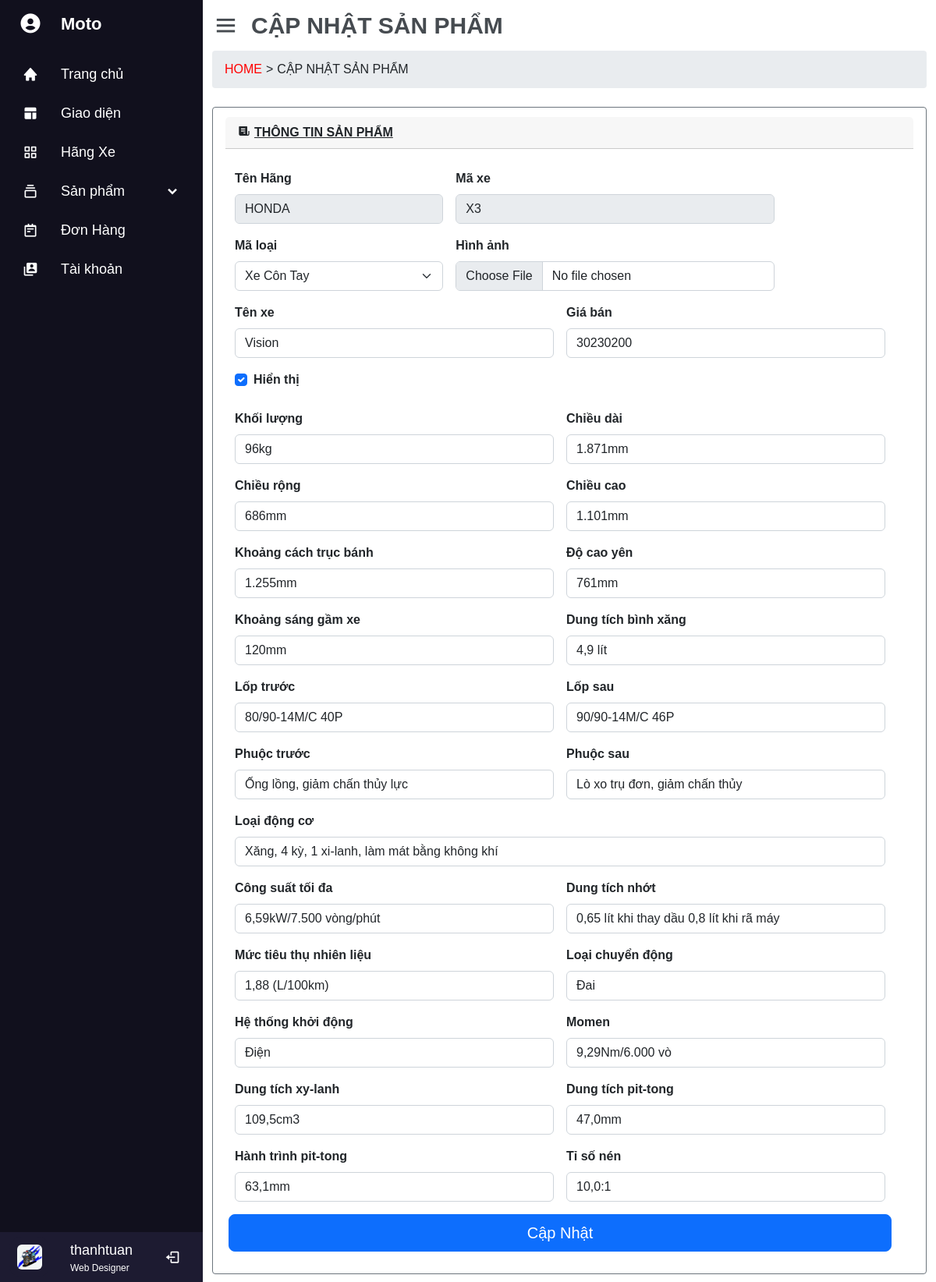
The page /admin/update_sp.php?MaXe=X3&TenHang=HONDA (signed in) on the database its author committed.
### tables this page shows
CREATE TABLE `chitietxe` (
  `MaXe` char(5) DEFAULT NULL,
  `KhoiLuong` varchar(50) DEFAULT NULL,
  `ChieuDai` varchar(10) DEFAULT NULL,
  `ChieuRong` varchar(10) DEFAULT NULL,
  `ChieuCao` varchar(10) DEFAULT NULL,
  `KhoangCachTrucBanh` varchar(10) DEFAULT NULL,
  `DoCaoYen` varchar(10) DEFAULT NULL,
  `KhoangSangGamXe` varchar(10) DEFAULT NULL,
  `DungTichBinhXang` varchar(10) DEFAULT NULL,
  `LopTruoc` varchar(30) DEFAULT NULL,
  `LopSau` varchar(30) DEFAULT NULL,
  `PhuocTruoc` varchar(30) DEFAULT NULL,
  `PhuocSau` varchar(30) DEFAULT NULL,
  `LoaiDongCo` varchar(100) DEFAULT NULL,
  `CongSuatToiDa` varchar(40) DEFAULT NULL,
  `DungTichNhot` varchar(50) DEFAULT NULL,
  `TieuThu` varchar(20) DEFAULT NULL,
  `LoaiChuyenDong` varchar(20) DEFAULT NULL,
  `HeThongKhoiDong` varchar(20) DEFAULT NULL,
  `Momen` varchar(15) DEFAULT NULL,
  `DungTichXyLanh` varchar(10) DEFAULT NULL,
  `DungTichPitTong` varchar(10) DEFAULT NULL,
  `HanhTrinhPitTong` varchar(10) DEFAULT NULL,
  `TiSoNen` varchar(10) DEFAULT NULL
);

CREATE TABLE `xe` (
  `MaXe` char(5) NOT NULL,
  `TenXe` varchar(25) DEFAULT NULL,
  `Gia` float DEFAULT NULL,
  `Hinh` longtext DEFAULT NULL,
  `TenHang` varchar(15) DEFAULT NULL,
  `MaLoai` char(3) DEFAULT NULL,
  `HienThi` tinyint(1) NOT NULL
);

### include/connect.php (called while the page is built, shortened)
<?php
function executeResult($SQL)
{
$CON = mysqli_connect(SERVER, USER, PASS, DB);
    mysqli_set_charset($CON, 'UTF8');
    $RESULT = mysqli_query($CON, $SQL);
    $DATA = [];
    while ($ROW = mysqli_fetch_array($RESULT, 1)) {
        $DATA[] = $ROW;
    }
    return $DATA;
}

### admin/update_sp.php (the view, shortened to what this page needs)
<?php
include('../include/connect.php');
?>
<!DOCTYPE html>
<html lang="en">
<head>
    <link href="https://cdn.jsdelivr.net/npm/bootstrap@5.2.0-beta1/dist/css/bootstrap.min.css" rel="stylesheet">
    <link href='https://unpkg.com/boxicons@2.1.2/css/boxicons.min.css' rel='stylesheet'>
    <?php
    require_once('./style.php');
    ?>
</head>
<body>
    <?php
    require_once('./sidebar.php');
    ?>
    <section class="layout-content" style="overflow: auto;">
        <div class="content">
            <div class="header">
                <i class='bx bx-menu'></i>
                <div class="title-content">CẬP NHẬT SẢN PHẨM</div>
            </div>
            <div class="menu-content">
                <a class="parent" href="admin.php">HOME</a>
                <span class="img">></span>
                <span>CẬP NHẬT SẢN PHẨM</span>
            </div>
            <div class="card">
                <div class="card-header">
                    <div class="img">
                    <i class='bx bxs-receipt'></i>
                    </div>
                    <div class="dulieu">
                        <span>THÔNG TIN SẢN PHẨM</span>
                    </div>
                </div>
                <div class="card-body">
                <?php
                $TenHang = $_GET['TenHang'];
                $MaXe = $_GET['MaXe'];
                $SQL = 'SELECT xe.MaXe, KhoiLuong, ChieuDai, ChieuRong, ChieuCao, KhoangCachTrucBanh,
                            DoCaoYen, KhoangSangGamXe, DungTichBinhXang, LopTruoc, LopSau, PhuocTruoc,
                            PhuocSau, LoaiDongCo, CongSuatToiDa, DungTichNhot, TieuThu, LoaiChuyenDong,
                            HeThongKhoiDong, Momen, DungTichXyLanh, DungTichPitTong, HanhTrinhPitTong,
                            TiSoNen, xe.Hinh, xe.TenXe, xe.Gia, xe.TenHang, xe.HienThi
                                    FROM chitietxe
                                    INNER JOIN xe
                                    ON chitietxe.MaXe = xe.MaXe
                                    WHERE xe.TenHang = "' . $TenHang . '" AND chitietxe.MaXe = "' . $MaXe . '"';
                $categoryList = executeResult($SQL);
                foreach ($categoryList as $item) {
                    echo '<form class="row g-3" method="post" enctype="multipart/form-data">
                    <div class="col-md-4">
                        <label class="form-label">Tên Hãng</label>
                        <input type="text" disabled class="form-control" id="TenHang" name="TenHang" value="'.$TenHang.'">
                    </div>
                    <div class="col-md-6">
                        <label class="form-label">Mã xe</label>
                        <input type="text" disabled class="form-control" id="MaXe" name="MaXe" value="'.$MaXe.'">
                    </div>
                    <div class="col-md-4">
                        <label class="form-label">Mã loại</label>
                        <select id="MaLoai" name="MaLoai" class="form-select">';
                            $MaLoai = $_GET['MaLoai'];
                            $SQL_loaixe = 'SELECT * FROM loaixe ';
                            $CategoryList = executeResult($SQL_loaixe);
                            foreach ($CategoryList as $i) {
                                if($i['MaLoai'] == $MaLoai){
                                    echo '<option selected="selected" value="' . $i['MaLoai'] . '"> ' . $i['TenLoai'] . ' </option>';
                                }else{
                                    echo '<option value="' . $i['MaLoai'] . '"> ' . $i['TenLoai'] . ' </option>';
                                }
                            }
                            echo ' </select>
                    </div>
                    <div class="col-md-6">
                        <label for="formFile" class="form-label">Hình ảnh</label>
                        <input class="form-control" type="file" id="Hinh" name="Hinh" value="'.$item['Hinh'].'">
                    </div>
                    <div class="col-md-6">
                        <label class="form-label">Tên xe</label>
                        <input type="text" class="form-control" id="TenXe" name="TenXe" value="'.$item['TenXe'].'">
                    </div>
                    <div class="col-md-6">
                        <label class="form-label">Giá bán</label>
                        <input type="text" class="form-control" id="Gia" name="Gia" value="'.$item['Gia'].'">
                    </div>';
                    if($item['HienThi'] == 1){
                        echo'<div class="col-12">
                        <div class="form-check">
                            <input class="form-check-input" type="checkbox" checked="checked" id="HienThi" name="HienThi" >
                            <label class="form-check-label form-label" for="gridCheck">
                                Hiển thị
                            </label>
                        </div>
                    </div>';
                    }
                        echo '
                    <div class="col-md-6">
                        <label class="form-label">Khối lượng</label>
                        <input type="text" class="form-control" id="KhoiLuong" name="KhoiLuong" value="'.$item['KhoiLuong'].'">
                    </div>
                    <div class="col-md-6">
                        <label class="form-label">Chiều dài</label>
                        <input type="text" class="form-control" id="ChieuDai" name="ChieuDai" value="'.$item['ChieuDai'].'">
                    </div>
                    <div class="col-md-6">
                        <label class="form-label">Chiều rộng</label>
                        <input type="text" class="form-control" id="ChieuRong" name="ChieuRong" value="'.$item['ChieuRong'].'">
                    </div>
                    <div class="col-md-6">
                        <label class="form-label">Chiều cao</label>
                        <input type="text" class="form-control" id="ChieuCao" name="ChieuCao" value="'.$item['ChieuCao'].'">
                    </div>
                    <div class="col-md-6">
                        <label class="form-label">Khoảng cách trục bánh</label>
                        <input type="text" class="form-control" id="KhoangCachTrucBanh" name="KhoangCachTrucBanh" value="'.$item['KhoangCachTrucBanh'].'">
                    </div>
                    <div class="col-md-6">
                        <label class="form-label">Độ cao yên</label>
                        <input type="text" class="form-control" id="DoCaoYen" name="DoCaoYen" value="'.$item['DoCaoYen'].'">
                    </div>
                    <div class="col-md-6">
                        <label class="form-label">Khoảng sáng gầm xe</label>
                        <input type="text" class="form-control" id="KhoangSangGamXe" name="KhoangSangGamXe" value="'.$item['KhoangSangGamXe'].'">
                    </div>
                    <div class="col-md-6">
                        <label class="form-label">Dung tích bình xăng</label>
                        <input type="text" class="form-control" id="DungTichBinhXang" name="DungTichBinhXang" value="'.$item['DungTichBinhXang'].'">
                    </div>
                    <div class="col-md-6">
                        <label class="form-label">Lốp trước</label>
                        <input type="text" class="form-control" id="LopTruoc" name="LopTruoc" value="'.$item['LopTruoc'].'">
                    </div>
                    <div class="col-md-6">
                        <label class="form-label">Lốp sau</label>
                        <input type="text" class="form-control" id="LopSau" name="LopSau" value="'.$item['LopSau'].'">
                    </div>
                    <div class="col-md-6">
                        <label class="form-label">Phuộc trước</label>
                        <input type="text" class="form-control" id="PhuocTruoc" name="PhuocTruoc" value="'.$item['PhuocTruoc'].'">
                    </div>
                    <div class="col-md-6">
                        <label class="form-label">Phuộc sau</label>
                        <input type="text" class="form-control" id="PhuocSau" name="PhuocSau" value="'.$item['PhuocSau'].'">
                    </div>
                    <div class="col-12">
                        <label class="form-label">Loại động cơ</label>
                        <input type="text" class="form-control" id="LoaiDongCo" name="LoaiDongCo" value="'.$item['LoaiDongCo'].'">
                    </div>
                    <div class="col-md-6">
                        <label class="form-label">Công suất tối đa</label>
                        <input type="text" class="form-control" id="CongSuatToiDa" name="CongSuatToiDa" value="'.$item['CongSuatToiDa'].'">
                    </div>
                    <div class="col-md-6">
                        <label class="form-label">Dung tích nhớt</label>
                        <input type="text" class="form-control" id="DungTichNhot" name="DungTichNhot" value="'.$item['DungTichNhot'].'">
                    </div>
                    <div class="col-md-6">
                        <label class="form-label">Mức tiêu thụ nhiên liệu</label>
                        <input type="text" class="form-control" id="TieuThu" name="TieuThu" value="'.$item['TieuThu'].'">
                    </div>
                    <div class="col-md-6">
                        <label class="form-label">Loại chuyển động</label>
                        <input type="text" class="form-control" id="LoaiChuyenDong" name="LoaiChuyenDong" value="'.$item['LoaiChuyenDong'].'">
                    </div>
                    <div class="col-md-6">
                        <label class="form-label">Hệ thống khởi động</label>
                        <input type="text" class="form-control" id="HeThongKhoiDong" name="HeThongKhoiDong" value="'.$item['HeThongKhoiDong'].'">
                    </div>
                    <div class="col-md-6">
                        <label class="form-label">Momen</label>
                        <input type="text" class="form-control" id="Momen" name="Momen" value="'.$item['Momen'].'">
                    </div>
                    <div class="col-md-6">
                        <label class="form-label">Dung tích xy-lanh</label>
                        <input type="text" class="form-control" id="DungTichXyLanh" name="DungTichXyLanh"" value="'.$item['DungTichXyLanh'].'">
                    </div>
                    <div class="col-md-6">
                        <label class="form-label">Dung tích pit-tong</label>
                        <input type="text" class="form-control" id="DungTichPitTong" name="DungTichPitTong" value="'.$item['DungTichPitTong'].'">
                    </div>
                    <div class="col-md-6">
                        <label class="form-label">Hành trình pit-tong</label>
                        <input type="text" class="form-control" id="HanhTrinhPitTong" name="HanhTrinhPitTong" value="'.$item['HanhTrinhPitTong'].'">
                    </div>
                    <div class="col-md-6">
                        <label class="form-label">Tỉ số nén</label>
                        <input type="text" class="form-control" id="TiSoNen" name="TiSoNen" value="'.$item['TiSoNen'].'">
                    </div>
                    <input type="submit" class="btn btn-primary btn-lg" name="update" id="update" value="Cập Nhật"></input>
                </form>';
                }
                ?>
                </div>
            </div>
        </div>
    </section>
</body>
</html>

### admin/css/admin.css (style rules this page uses)
:root { --gray: #464b50; --secondary: #6c757d; --gainsboro: #e9ecef; }
* { margin: 0; padding: 0; box-sizing: border-box; font-family: sans-serif; }
.layout-content { position: absolute; height: 100%; left: 260px; width: calc(100% - 260px); transition: all 0.5s ease; }
.layout-content .content { margin: 10px 12px; }
.layout-content .content .header { display: flex; align-items: center; }
.layout-content .content .bx-menu { font-size: 35px; color: var(--gray); margin-right:15px; cursor: pointer; }
.layout-content .content .title-content { font-size: 30px; font-weight: 700; color: var(--gray); }
.layout-content .content .menu-content { display: flex; padding: 0.75rem 1rem; background: var(--gainsboro); border-radius: 0.25rem; margin-top: 10px }
.layout-content .content .menu-content .parent { text-decoration: none; color: red; }
.layout-content .content .menu-content .img { margin: 0px 5px; }
.card { margin-top: 1.5rem; padding: 0.75rem 1rem; border: 1px solid #6c757d; border-radius: 0.25rem; }
.card .card-header { display: flex; }
.card .card-header .img { margin-right: 5px; }
.card-body { margin-top: 10px; }
.row { display: flex; flex-wrap: wrap; margin-right: 0.75rem; margin-left: -0.75rem; }
.form-label { font-weight: bold; }
.dulieu { text-decoration: underline; font-weight: bold; }

### rows shown on the page
chitietxe: TenXe "Vision", Gia "30230200", KhoiLuong "96kg", ChieuDai "1.871mm", ChieuRong "686mm", ChieuCao "1.101mm", KhoangCachTrucBanh "1.255mm", DoCaoYen "761mm", KhoangSangGamXe "120mm", DungTichBinhXang "4,9 lít", LopTruoc "80/90-14M/C 40P", LopSau "90/90-14M/C 46P", PhuocTruoc "Ống lồng, giảm chấn thủy lực", PhuocSau "Lò xo trụ đơn, giảm chấn thủy", LoaiDongCo "Xăng, 4 kỳ, 1 xi-lanh, làm mát bằng không khí", CongSuatToiDa "6,59kW/7.500 vòng/phút", DungTichNhot "0,65 lít khi thay dầu 0,8 lít khi rã máy", TieuThu "1,88 (L/100km)", LoaiChuyenDong "Đai", HeThongKhoiDong "Điện", Momen "9,29Nm/6.000 vò", DungTichXyLanh "109,5cm3", DungTichPitTong "47,0mm", HanhTrinhPitTong "63,1mm", TiSoNen "10,0:1"

### other values the page prints
$_SESSION['USER'] "thanhtuan"
form field MaLoai "Xe Côn Tay"
